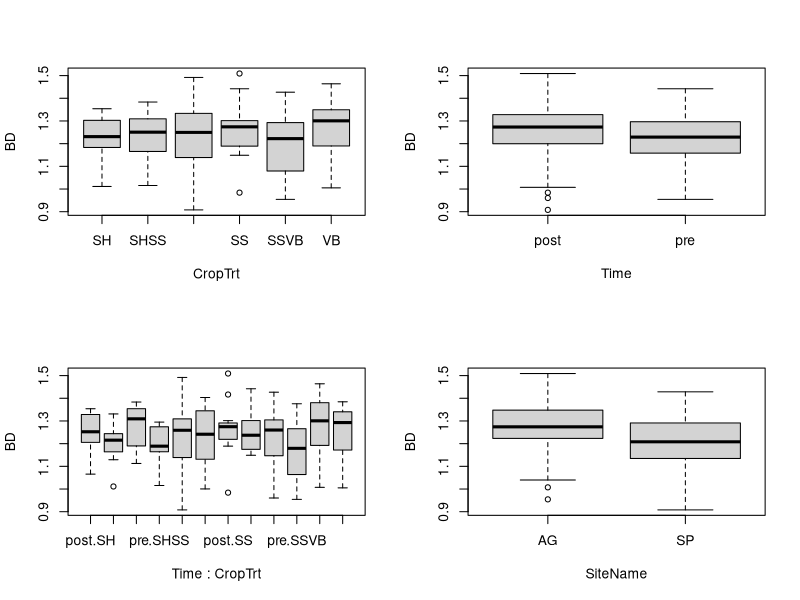

Source code (R):
setwd ("/Users/sreader/Documents/GitHub/agroecosystems/data")
BD<-read.csv('soil-BD-summer-2019-ECHO.csv', header=T, as.is = T)
head(BD)
##we lost one sample (181 post) So here I take out 181 post then pre
vec=is.na(BD$SoilBD_gcm3)
BDnew=BD[!vec,]
BDnew2=BDnew[-37,]

#T.test
Pre<-subset(BDnew2, Time=='pre')
Post<-subset(BDnew2, Time=='post')
t.test(x=Pre$SoilBD_gcm3, y=Post$SoilBD_gcm3, alternative="two.sided", paired=T)

##ANOVAs
BD<-BDnew2$SoilBD_gcm3
Time<-BDnew2$Time
CropTrt<-BDnew2$CropTrt
BDaov<-aov(BD~CropTrt, data = BDnew2)
summary(BDaov)
BDaov2<-aov(BD~CropTrt+Time, data=BDnew2)
summary(BDaov2)
BDaov3<-aov(BD~CropTrt*Time, data=BDnew2)
summary(BDaov3)
BDaov4<-aov(BD~CropTrt*SiteName, data=BDnew2)
summary(BDaov4)
BDaov5<-aov(BD~CropTrt+SiteName, data=BDnew2)
summary(BDaov5)
BDaov6<-aov(BD~CropTrt+SiteName+Time, data=BDnew2)
summary(BDaov6)
BDaov7<-aov(BD~CropTrt+SiteName*Time, data=BDnew2)
summary(BDaov7)

#Some plots
par (mfrow=c(2,2))
boxplot(BD~CropTrt, data = BDnew2)
boxplot(BD~Time, data=BDnew2)
boxplot (BD~Time*CropTrt)
boxplot (BD~SiteName, data=BDnew2)
